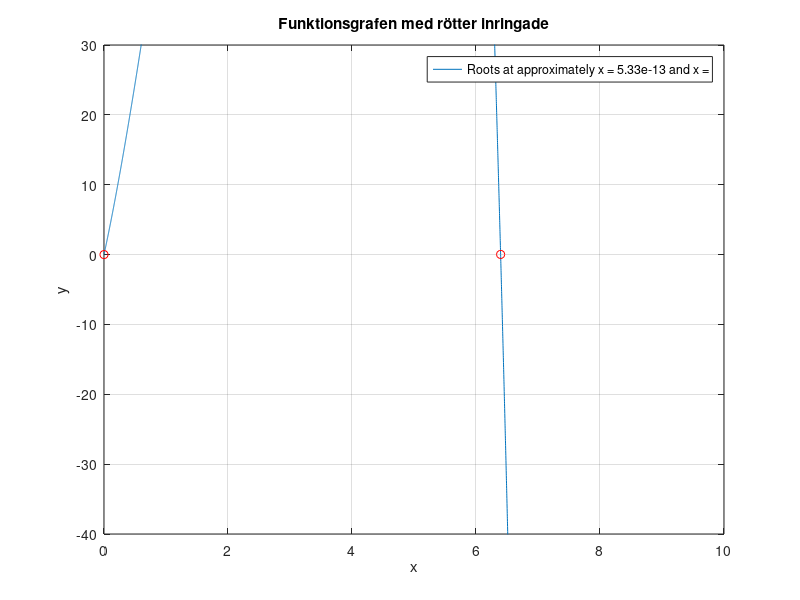

Write the MATLAB code that produced this figure.


clear all
clf
x = 0:0.001:10;
format long

y = 61.*x - ((x.^2 + x + 0.03)./(3.*x + 1)).^7 - 20.*x.*exp(-x);

% Plot the function
plot(x, y);
grid on;
ylim([-40, 30]);

xpunkter = [5.33e-13, 6.397];
y = 61.*xpunkter - ((xpunkter.^2 + xpunkter + 0.03)./(3.*xpunkter + 1)).^7 - 20.*xpunkter.*exp(-xpunkter);
hold on
plot(xpunkter, y, 'ro');
title('Funktionsgrafen med rötter inringade');
xlabel('x');
ylabel('y');
legend('Roots at approximately x = 5.33e-13 and x = ')
